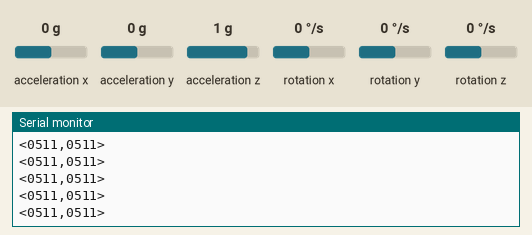
A sketch run on a simulated Arduino Uno, built with avr-gcc and run on an emulated ATmega328P. Shown: the last lines printed to the serial monitor. The inputs (shaded band) are chosen by the test bench; at power-on: acceleration x 0 g, acceleration y 0 g, acceleration z 1 g, rotation x 0 °/s, rotation y 0 °/s, rotation z 0 °/s.

Above: at 4.2 s.
4.3 s: acceleration x set to -1.4 g
At 4.34 s:
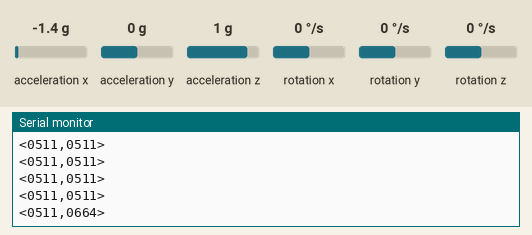
5.8 s: acceleration y set to -1.4 g
At 5.83 s:
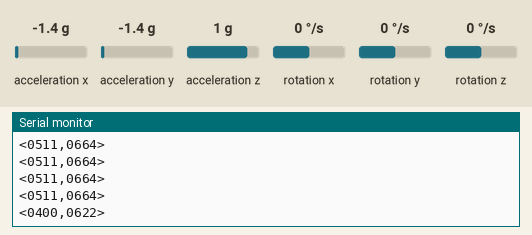
7.3 s: acceleration z set to -1.4 g
At 7.32 s:
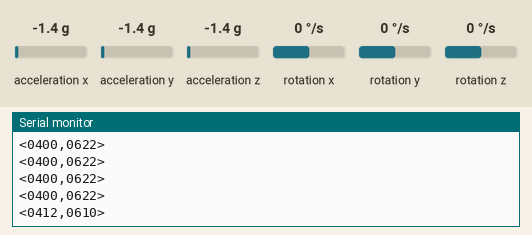
Timing chart, 0 to 10.3 s (numbered marks = the images above; inputs shaded):
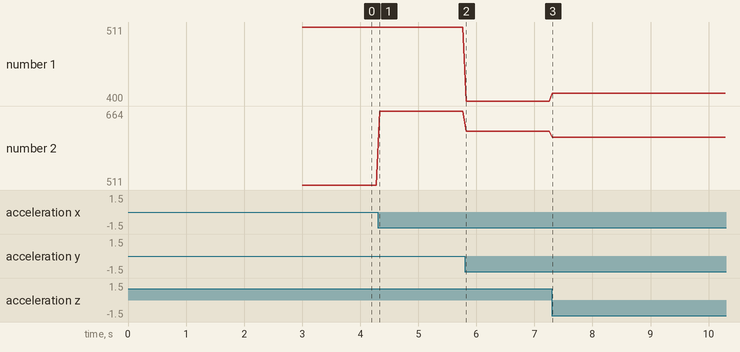

Measured:
- after the input at 4.3 s, the serial monitor: prints a new line at once (image 1)
- after the input at 5.8 s, the serial monitor: prints a new line at once (image 2)
- after the input at 7.3 s, the serial monitor: prints a new line at once (image 3)
- plotted number 1: 511 → 400 after the input at 5.8 s, 400 → 412 after the input at 7.3 s
- plotted number 2: 511 → 664 after the input at 4.3 s, 664 → 622 after the input at 5.8 s, 622 → 610 after the input at 7.3 s

The sketch:

MPU6050_Punto1_Obtencion_Datos.ino
```cpp
//Librerias necesarias
#include <Wire.h>
#include <MPU6050_tockn.h>

// Crear objeto mpu usando la clase MPU6050, comunicándose por I2C
MPU6050 mpu(Wire);

// Variables para almacenar los valores de inclinación (ángulos)
int pitchG;
int pitchD;
int rollG;
int rollD;

void setup() {
    Serial.begin(9600);          // Inicia comunicación serial a 9600 baudios
    Wire.begin();                // Inicia comunicación I2C
    mpu.begin();                 // Inicializa el sensor MPU6050
    mpu.calcGyroOffsets(true);   // Calibra el sensor al inicio
}

void loop() {
    mpu.update();                 // Actualiza los valores del sensor

    // Obtener los ángulos actuales del sensor
    pitchG = mpu.getAngleX();
    rollG = mpu.getAngleY();

    // Mapear los ángulos (-180 a 180) al rango 0 a 1023
    pitchD = constrain(map(pitchG, -180, 180, 0, 1023), 0, 1023);
    rollD = constrain(map(rollG, -180, 180, 0, 1023), 0, 1023);

    // Enviar los valores por Serial en un formato delimitado por < y > y separados por coma
    Serial.print('<');
    Serial.print(pitchD / 1000);  // Imprime los miles
    Serial.print((pitchD / 100) % 10);  // Centenas
    Serial.print((pitchD / 10) % 10);  // Decenas
    Serial.print(pitchD % 10);  // Unidades

    Serial.print(',');

    Serial.print(rollD / 1000);  // Imprime los miles
    Serial.print((rollD / 100) % 10);  // Centenas
    Serial.print((rollD / 10) % 10);  // Decenas
    Serial.print(rollD % 10);  // Unidades

    Serial.println('>');

    delay(50);
} 
```
